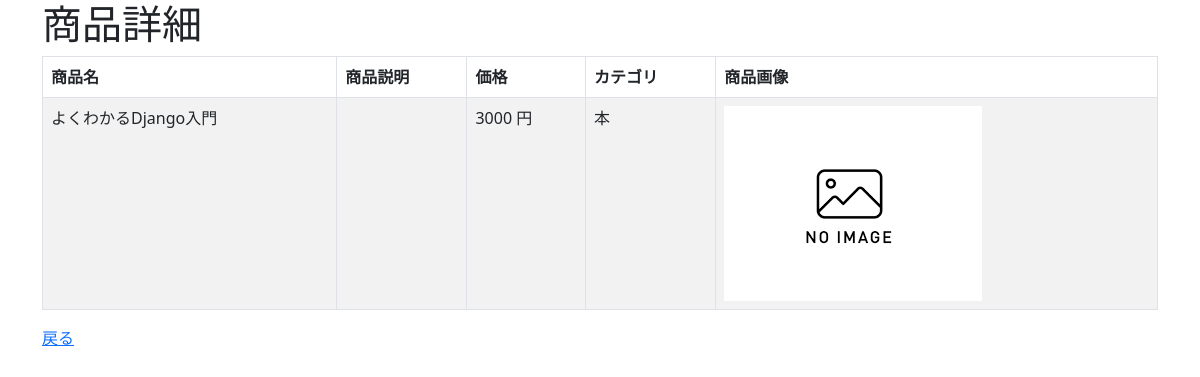
The app's page /crud/detail/1 with its own data.
### crud/models.py (models this page shows, shortened)
class Product(models.Model):
   name = models.CharField(max_length=200)
   price = models.PositiveIntegerField()
   category = models.ForeignKey(Category, on_delete=models.CASCADE)
   img = models.ImageField(blank=True,default='noImage.png')

class Category(models.Model):
   name =models.CharField(max_length=200)
   def __str__(self):
      return self.name

### crud/views.py (the view)
# urls.py: path('crud/detail/<int:pk>',views.ProductDetailView.as_view(), name="detail"),
class ProductDetailView(DetailView):
  model = Product
  paginate_by = 1

### crud/templates/crud/product_detail.html (shortened to what this page needs)
{% extends "base.html" %}
{% block content %}
    <h1>商品詳細</h1>
      <table class="table table-striped table-hover table-bordered">
        <thead>
            <tr>
                <th>商品名</th>
                <th>商品説明</th>
                <th>価格</th>
                <th>カテゴリ</th>
                <th>商品画像</th>
            </tr>
        </thead>
        <tbody>
        <tr>
            <td>{{ product.name }}</td>
            <td>{{ detail.details }}</td>
            <td>{{ product.price }} 円</td>
            <td>{{ product.category }}</td>
            <td><img src="{{ product.img.url}}" style="width:100px height:auto;"></td>
        </tr>
    </table>
        <a href="{% url 'list' %}">戻る</a>
{% endblock %}

### records on screen
Product: name "よくわかるDjango入門", price "3000", category "本", img (placeholder picture)
